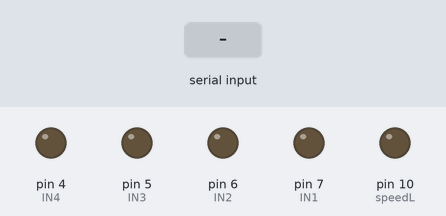
Recording of a sketch running on a simulated Arduino Uno, built with avr-gcc and run on an emulated ATmega328P. Shown: output pins drawn as LEDs (lit = HIGH). Inputs (shaded band) come from the test bench.

Above: at 1.2 s.
1.3 s: "F" received over Serial
At 2.2 s:
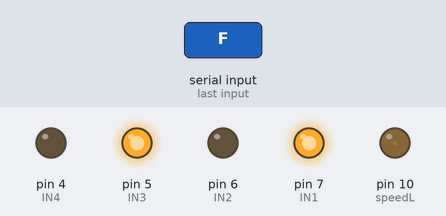
2.8 s: "B" received over Serial
At 3.4 s:
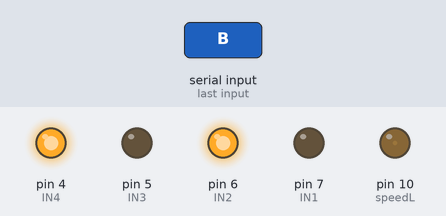
4.3 s: "R" received over Serial
At 5.5 s:
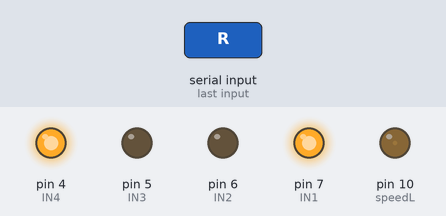
5.8 s: "L" received over Serial
At 6.9 s:
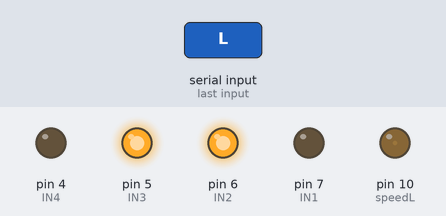
7.3 s: "S" received over Serial
At 8.0 s:
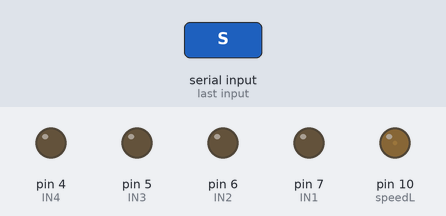
Timing chart, 0 to 9.8 s (numbered marks = the images above; inputs shaded):
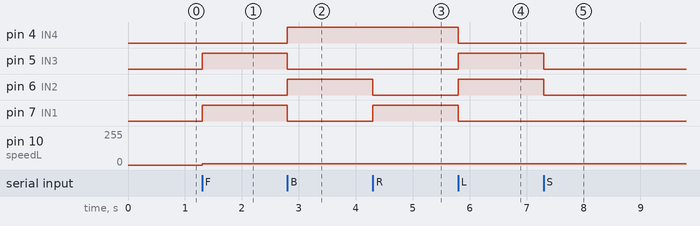

Measured:
- after the input at 1.3 s, pin 5 (IN3), pin 7 (IN1): LOW → HIGH at once; pin 10 (speedL): 0/255 → 10/255 at once
- after the input at 2.8 s, pin 4 (IN4), pin 6 (IN2): LOW → HIGH at once; pin 5 (IN3), pin 7 (IN1): HIGH → LOW at once
- after the input at 4.3 s, pin 6 (IN2): HIGH → LOW at once; pin 7 (IN1): LOW → HIGH at once
- after the input at 5.8 s, pin 4 (IN4), pin 7 (IN1): HIGH → LOW at once; pin 5 (IN3), pin 6 (IN2): LOW → HIGH at once
- after the input at 7.3 s, pin 5 (IN3), pin 6 (IN2): HIGH → LOW at once

The sketch:

BT-Control.ino
```cpp
#include<SoftwareSerial.h>
#define speedL 10
#define IN1 7
#define IN2 6
#define IN3 5
#define IN4 4
#define speedR 10


char reading;

void setup()
{
  Serial.begin(9600);
  pinMode(IN1, OUTPUT);
  pinMode(IN2, OUTPUT);
  pinMode(IN3, OUTPUT);
  pinMode(IN4, OUTPUT);


}

void loop()
{
if (Serial.available()>0){
  reading=Serial.read();


  switch (reading)
   {
      case 'F' :
        digitalWrite(IN1, HIGH);
        digitalWrite(IN2, LOW);
        digitalWrite(IN3, HIGH);
        digitalWrite(IN4, LOW);
        analogWrite(speedL,10);
        analogWrite(speedR,10);
        break;

      case 'B' :
        digitalWrite(IN1, LOW);
        digitalWrite(IN2, HIGH);
        digitalWrite(IN3, LOW);
        digitalWrite(IN4, HIGH);
        analogWrite(speedL,10);
        analogWrite(speedR,10);

        break;

      case 'R' :
       digitalWrite(IN1, HIGH);
       digitalWrite(IN2, LOW);
       digitalWrite(IN3, LOW);
       digitalWrite(IN4, HIGH);
        analogWrite(speedL,10);
        analogWrite(speedR,10);

        break;

      case 'L' :
        digitalWrite(IN1, LOW);
        digitalWrite(IN2, HIGH);
        digitalWrite(IN3, HIGH);
        digitalWrite(IN4, LOW);
        analogWrite(speedL,10);
        analogWrite(speedR,10);
        break;

        case 'S'  :

        digitalWrite(IN1, LOW);
        digitalWrite(IN2, LOW);
        digitalWrite(IN3, LOW);
        digitalWrite(IN4, LOW);
        break;

  }

 }


}
```
